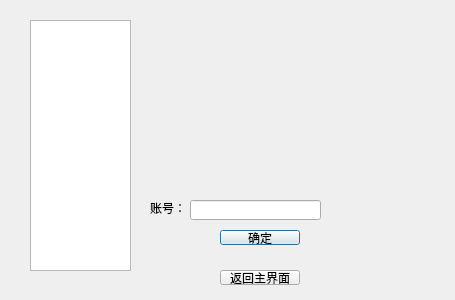
<?xml version="1.0" encoding="UTF-8"?>
<ui version="4.0">
 <class>leaderTable</class>
 <widget class="QDialog" name="leaderTable">
  <property name="geometry">
   <rect>
    <x>0</x>
    <y>0</y>
    <width>455</width>
    <height>300</height>
   </rect>
  </property>
  <property name="windowTitle">
   <string>Dialog</string>
  </property>
  <widget class="QListWidget" name="listWidget">
   <property name="geometry">
    <rect>
     <x>30</x>
     <y>20</y>
     <width>101</width>
     <height>251</height>
    </rect>
   </property>
  </widget>
  <widget class="QStackedWidget" name="stackedWidget">
   <property name="geometry">
    <rect>
     <x>160</x>
     <y>30</y>
     <width>211</width>
     <height>141</height>
    </rect>
   </property>
  </widget>
  <widget class="QLabel" name="label">
   <property name="geometry">
    <rect>
     <x>150</x>
     <y>200</y>
     <width>41</width>
     <height>16</height>
    </rect>
   </property>
   <property name="text">
    <string>账号：</string>
   </property>
  </widget>
  <widget class="QLineEdit" name="IDEdit">
   <property name="geometry">
    <rect>
     <x>190</x>
     <y>200</y>
     <width>131</width>
     <height>20</height>
    </rect>
   </property>
  </widget>
  <widget class="QPushButton" name="confrmBtn">
   <property name="geometry">
    <rect>
     <x>220</x>
     <y>230</y>
     <width>80</width>
     <height>15</height>
    </rect>
   </property>
   <property name="text">
    <string>确定</string>
   </property>
  </widget>
  <widget class="QPushButton" name="main">
   <property name="geometry">
    <rect>
     <x>220</x>
     <y>270</y>
     <width>80</width>
     <height>15</height>
    </rect>
   </property>
   <property name="text">
    <string>返回主界面</string>
   </property>
  </widget>
 </widget>
 <resources/>
 <connections/>
</ui>
